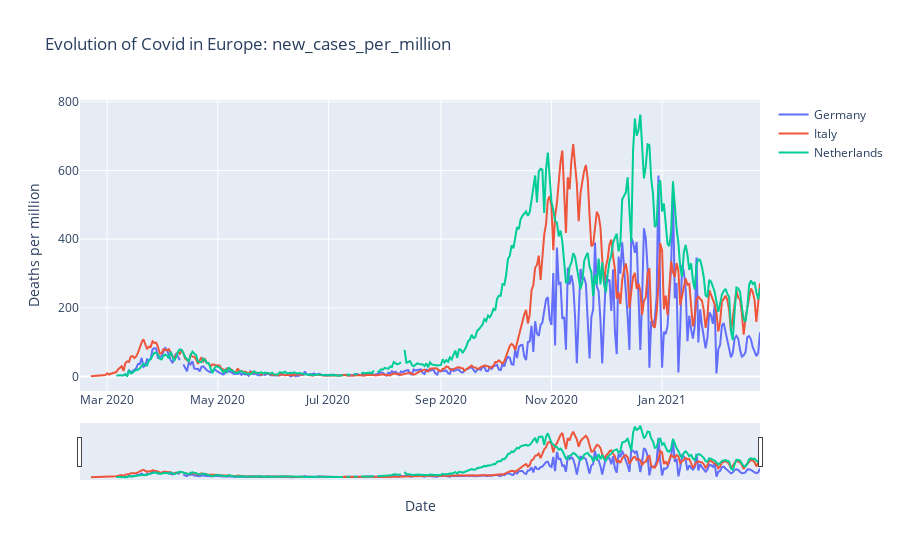

This figure's notebook cell:
### Code cell
lineplot_covid('new_cases_per_million', ['Germany', 'Italy', 'Netherlands'])

### Figure 1 — Plotly figure (JSON) as saved in the notebook; plotly's stock layout.template omitted (floating-point values rounded to 4 significant figures; data arrays with more than 128 entries replaced by an {"elided": "..."} marker saying what was removed)
{"data": [{"name": "Germany", "type": "scatter", "x": {"elided": "376 str values"}, "y": {"elided": "376 float values"}}, {"name": "Italy", "type": "scatter", "x": {"elided": "376 str values"}, "y": {"elided": "376 float values"}}, {"name": "Netherlands", "type": "scatter", "x": {"elided": "376 str values"}, "y": {"elided": "376 float values"}}], "layout": {"title": {"text": "Evolution of Covid in Europe: new_cases_per_million"}, "xaxis": {"rangeslider": {"visible": true}, "title": {"text": "Date"}}, "yaxis": {"title": {"text": "Deaths per million"}}}}
